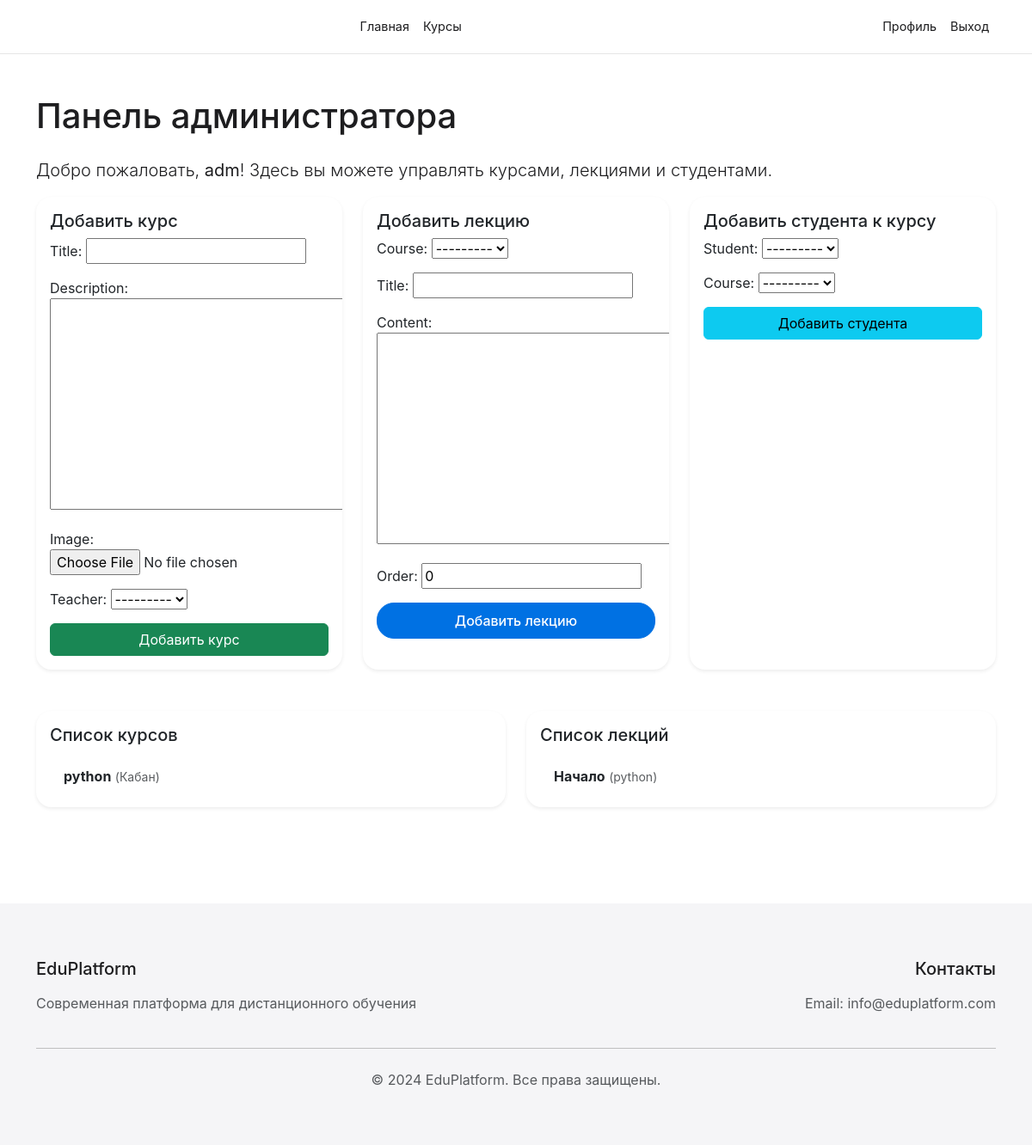
The page /users/admin-dashboard/ (signed in) on the database as committed earlier.
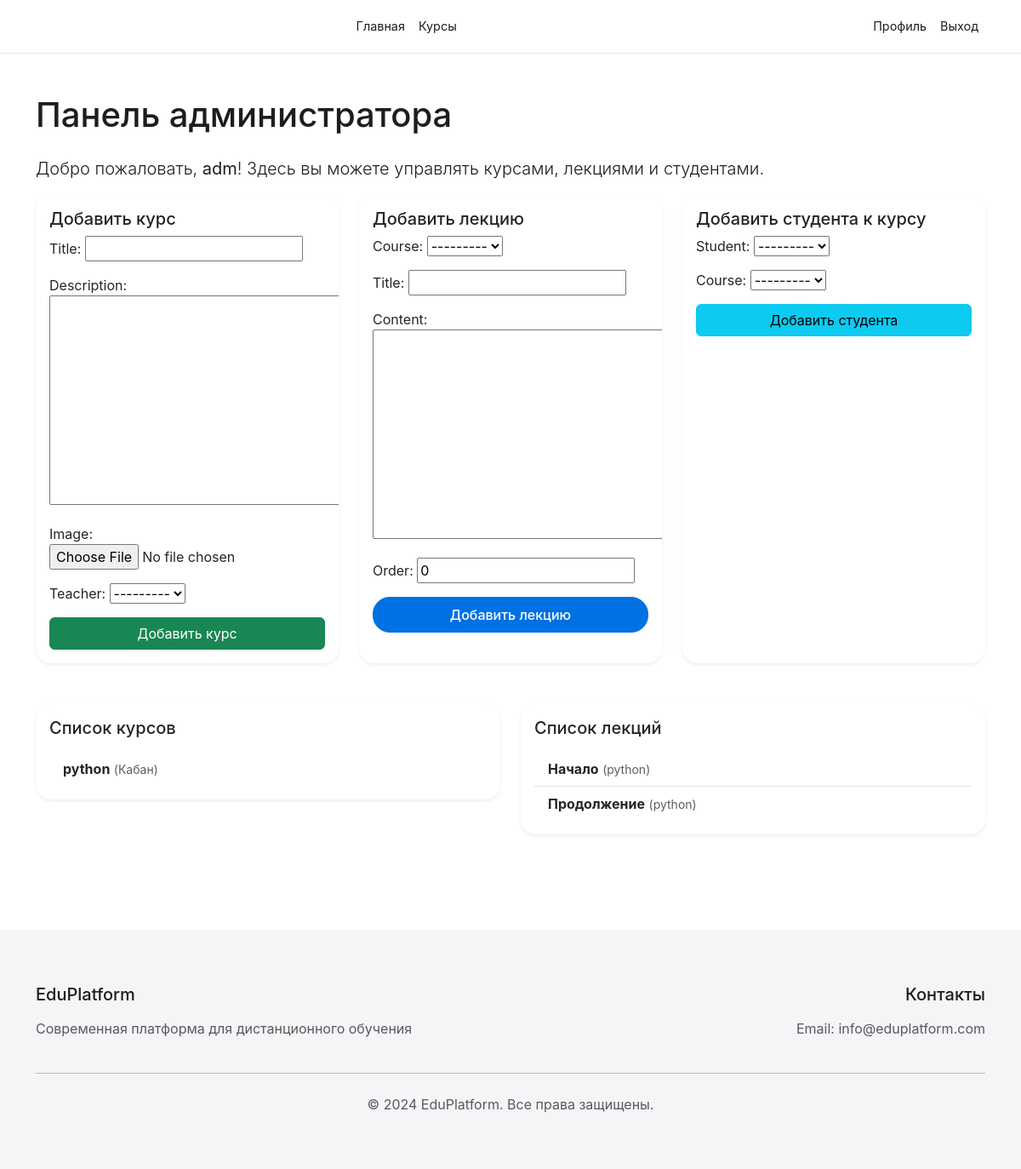
The same page on the database as committed later.
### courses/models.py (models this page shows, shortened)
class Course(models.Model):
    title = models.CharField(max_length=200)
    slug = models.SlugField(unique=True, blank=True)
    description = models.TextField()
    image = models.ImageField(upload_to='courses/')
    is_popular = models.BooleanField(default=False)
    created_at = models.DateTimeField(auto_now_add=True)
    updated_at = models.DateTimeField(auto_now=True)
    teacher = models.ForeignKey(settings.AUTH_USER_MODEL, on_delete=models.CASCADE, related_name='courses')
    students = models.ManyToManyField(settings.AUTH_USER_MODEL, related_name='enrolled_courses', blank=True)
    class Meta:
        ordering = ['-created_at']
    def __str__(self):
        return self.title

class Lesson(models.Model):
    course = models.ForeignKey(Course, on_delete=models.CASCADE, related_name='lessons')
    title = models.CharField(max_length=200)
    content = models.TextField()
    order = models.IntegerField(default=0)
    created_at = models.DateTimeField(auto_now_add=True)
    class Meta:
        ordering = ['order']

### users/models.py (models this page shows)
class User(AbstractUser):
    is_student = models.BooleanField(default=False)
    is_teacher = models.BooleanField(default=False)
    is_admin = models.BooleanField(default=False)
    bio = models.TextField(max_length=500, blank=True)
    avatar = models.ImageField(upload_to='avatars/', null=True, blank=True)
    def __str__(self):
        return self.username

### users/views.py (the view, shortened to what this page needs)
# urls.py: path('admin-dashboard/', views.admin_dashboard, name='admin_dashboard'),
@login_required
def admin_dashboard(request):
    if not (request.user.is_admin or request.user.is_superuser):
        messages.error(request, 'У вас нет доступа к этой странице.')
        return redirect('home')
    course_form = CourseForm(request.POST or None, request.FILES or None)
    lesson_form = LessonForm(request.POST or None)
    add_student_form = AddStudentToCourseForm(request.POST or None)
    courses = Course.objects.all()
    lessons = Lesson.objects.all()
    return render(request, 'users/admin_dashboard.html', {
        'course_form': course_form,
        'lesson_form': lesson_form,
        'add_student_form': add_student_form,
        'courses': courses,
        'lessons': lessons,
    })

### courses/forms.py
class CourseForm(forms.ModelForm):
    class Meta:
        model = Course
        fields = ['title', 'description', 'image', 'teacher']

class LessonForm(forms.ModelForm):
    class Meta:
        model = Lesson
        fields = ['course', 'title', 'content', 'order']

### templates/users/admin_dashboard.html (shortened to what this page needs)
{% extends 'base.html' %}
{% block content %}
<div class="container py-5">
    <h1 class="mb-4">Панель администратора</h1>
    <p class="lead">Добро пожаловать, <b>{{ user.username }}</b>! Здесь вы можете управлять курсами, лекциями и студентами.</p>
    <div class="row g-4 mb-5">
        <div class="col-md-4">
            <div class="card shadow-sm h-100">
                <div class="card-body">
                    <h5 class="card-title">Добавить курс</h5>
                    <form method="post" enctype="multipart/form-data">
                        {{ course_form.as_p }}
                        <button type="submit" name="add_course" class="btn btn-success w-100">Добавить курс</button>
                    </form>
                </div>
            </div>
        </div>
        <div class="col-md-4">
            <div class="card shadow-sm h-100">
                <div class="card-body">
                    <h5 class="card-title">Добавить лекцию</h5>
                    <form method="post">
                        {{ lesson_form.as_p }}
                        <button type="submit" name="add_lesson" class="btn btn-primary w-100">Добавить лекцию</button>
                    </form>
                </div>
            </div>
        </div>
        <div class="col-md-4">
            <div class="card shadow-sm h-100">
                <div class="card-body">
                    <h5 class="card-title">Добавить студента к курсу</h5>
                    <form method="post">
                        {{ add_student_form.as_p }}
                        <button type="submit" name="add_student" class="btn btn-info w-100">Добавить студента</button>
                    </form>
                </div>
            </div>
        </div>
    </div>
    <div class="row g-4">
        <div class="col-md-6">
            <div class="card shadow-sm">
                <div class="card-body">
                    <h5 class="card-title mb-3">Список курсов</h5>
                    <ul class="list-group list-group-flush">
                        {% for course in courses %}
                            <li class="list-group-item d-flex justify-content-between align-items-center">
                                <span><b>{{ course.title }}</b> <small class="text-muted">({{ course.teacher.username }})</small></span>
                            </li>
                        {% empty %}
                            <li class="list-group-item">Курсы не найдены.</li>
                        {% endfor %}
                    </ul>
                </div>
            </div>
        </div>
        <div class="col-md-6">
            <div class="card shadow-sm">
                <div class="card-body">
                    <h5 class="card-title mb-3">Список лекций</h5>
                    <ul class="list-group list-group-flush">
                        {% for lesson in lessons %}
                            <li class="list-group-item d-flex justify-content-between align-items-center">
                                <span><b>{{ lesson.title }}</b> <small class="text-muted">({{ lesson.course.title }})</small></span>
                            </li>
                        {% empty %}
                            <li class="list-group-item">Лекции не найдены.</li>
                        {% endfor %}
                    </ul>
                </div>
            </div>
        </div>
    </div>
</div>
{% endblock %}

Rows that differ between the two databases and show on the page:
added Lesson: title "Продолжение", course "python"
